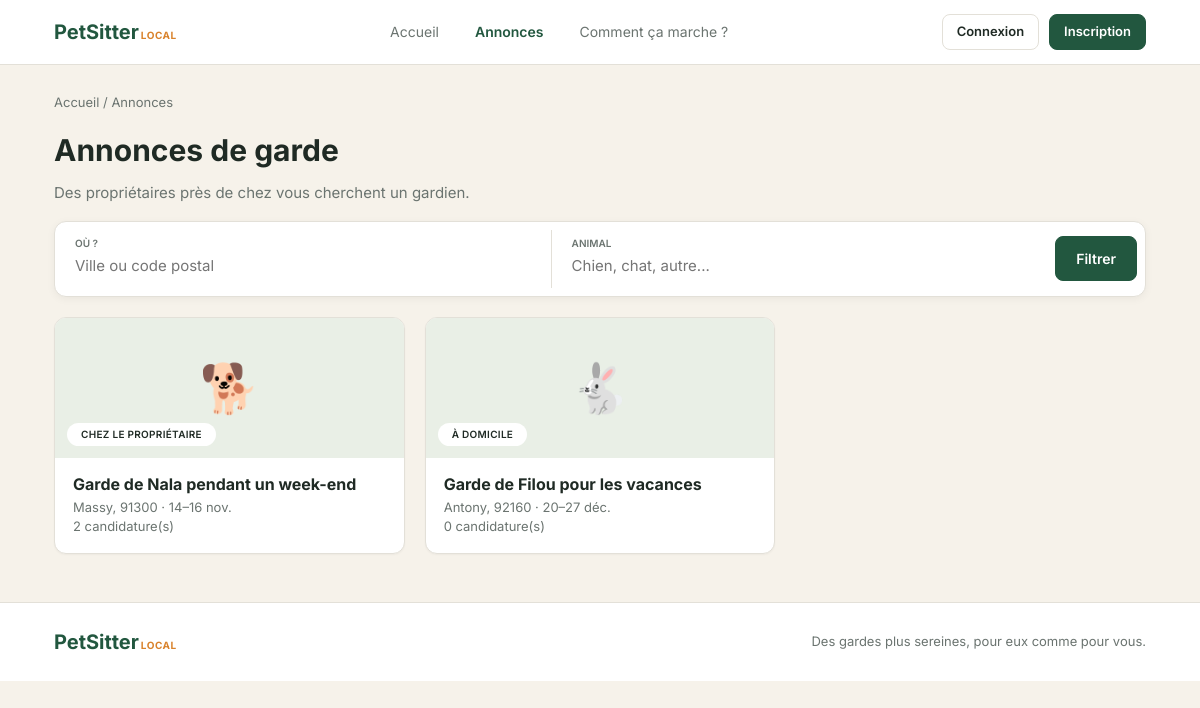
Page /index.php?action=annonces on the committed database.
### tables this page shows
CREATE TABLE Annonce (
    id_annonce INT AUTO_INCREMENT,
    id_gardien_annonce INT NULL,
    id_proprietaire_annonce INT,
    nom_annonce VARCHAR(100),
    ville VARCHAR(60),
    type_garde VARCHAR(30),
    description TEXT,
    a_prevoir TEXT,
    date_debut DATETIME,
    date_fin DATETIME,
    nombre_animaux INT,
    date_publication DATETIME DEFAULT CURRENT_TIMESTAMP,
    statut VARCHAR(30) DEFAULT 'ouverte',
    CONSTRAINT pk_annonce PRIMARY KEY (id_annonce),
    CONSTRAINT fk_id_gardien_annonce
        FOREIGN KEY (id_gardien_annonce)
        REFERENCES Gardien(id_gardien),
    CONSTRAINT fk_id_proprietaire_annonce
        FOREIGN KEY (id_proprietaire_annonce)
        REFERENCES Proprietaire(id_proprietaire)
);

### app/helpers.php (called while the page is built, shortened)
<?php
function e(mixed $valeur): string {
  return htmlspecialchars((string) ($valeur ?? ''), ENT_QUOTES, 'UTF-8');
}
function url(string $action, array $params = []): string {
  return 'index.php?' . http_build_query(['action' => $action] + $params);
}
function vue(string $nom, array $donnees = [], string $gabarit = 'main'): void {
  extract($donnees);
  require __DIR__ . "/views/$nom.php";
}
function periode_courte(string $debut, string $fin): string {
  $d = strtotime($debut); $f = strtotime($fin);
  if (date('n Y', $d) === date('n Y', $f)) {
    return date('d', $d) . '–' . date('d', $f) . ' ' . MOIS_COURT[date('n', $f) - 1];
  }
  return date('d', $d) . ' ' . MOIS_COURT[date('n', $d) - 1] . ' – ' . date('d', $f) . ' ' . MOIS_COURT[date('n', $f) - 1];
}
function emoji_espece(?string $espece): string {
  return match (mb_strtolower($espece ?? '')) {
    'chien' => '🐕', 'chat' => '🐈', 'lapin' => '🐇', 'oiseau' => '🐦',
    'poisson' => '🐟', 'rongeur', 'hamster' => '🐹', default => '🐾',
  };
}

### app/controllers/AnnonceController.php (called while the page is built, shortened)
<?php
class AnnonceController {
  public function liste(): void {
    $ville  = trim($_GET['ville'] ?? '');
    $espece = trim($_GET['espece'] ?? '');
    vue('annonces/liste', [
      'annonces' => Annonce::toutesOuvertes($ville, $espece),
      'ville'    => $ville,
      'espece'   => $espece,
      'page'     => 'annonces',
    ]);
  }
}

### public/index.php (called while the page is built, shortened)
<?php
$racine = dirname(__DIR__);
require $racine . '/config/database.php';
require $racine . '/app/helpers.php';
$action = $_GET['action'] ?? 'accueil';
match ($action) {
  'accueil'          => (new AnnonceController())->accueil(),
  'annonces', 'liste'=> (new AnnonceController())->liste(),
  'annonce'          => (new AnnonceController())->detail(),
  'gardien'          => (new AnnonceController())->profilGardien(),
  'comment'          => (new AnnonceController())->comment(),
  'connexion'        => (new AuthController())->connexion(),
  'inscription'      => (new AuthController())->inscription(),
  'deconnexion'      => (new AuthController())->deconnexion(),
  'creer'            => (new AnnonceController())->creer(),
  'terminer'         => (new AnnonceController())->terminer(),
  'decider'          => (new CandidatureController())->decider(),
  'postuler'         => (new CandidatureController())->postuler(),
  'profil'           => (new EspaceController())->majProfil(),
  'noter'            => (new AvisController())->noter(),
  'moderer'          => (new AvisController())->moderer(),
  'espace'           => (new EspaceController())->espace(),
  'espace_proprietaire' => (new EspaceController())->proprietaire(),
  'espace_gardien'   => (new EspaceController())->gardien(),
  'admin'            => (new EspaceController())->admin(),
  default            => (new AnnonceController())->accueil(),
};

### config/database.php (called while the page is built)
<?php
class Database {
  private static ?PDO $instance = null;
  public static function get(): PDO {
    if (self::$instance === null) {
      self::$instance = new PDO(
        "mysql:host=localhost;dbname=" . (getenv('DB_NAME') ?: 'petsitter') . ";charset=utf8mb4",
        "root", ""
      );
      self::$instance->setAttribute(PDO::ATTR_ERRMODE, PDO::ERRMODE_EXCEPTION);
      self::$instance->setAttribute(PDO::ATTR_DEFAULT_FETCH_MODE, PDO::FETCH_ASSOC);
    }
    return self::$instance;
  }
  public static function run(string $sql, array $params = []): PDOStatement {
    $stmt = self::get()->prepare($sql);
    $stmt->execute($params);
    return $stmt;
  }
}

### app/models/Annonce.php (called while the page is built, shortened)
<?php
class Annonce {
  public static function toutesOuvertes(string $ville = '', string $espece = ''): array {
    $sql = self::SELECT . " WHERE a.statut = 'ouverte'";
    $params = [];
    $sql .= " ORDER BY a.date_debut";
    return Database::run($sql, $params)->fetchAll();
  }
}

### app/views/annonces/_carte.php (the view, shortened to what this page needs)
<a class="carte carte-annonce" href="<?= url('annonce', ['id' => $a['id_annonce']]) ?>">
  <div class="carte-annonce-image">
    <span><?= emoji_espece($a['espece']) ?></span>
    <span class="etiquette"><?= e($a['type_garde']) ?></span>
  </div>
  <div class="carte-annonce-corps">
    <h3><?= e($a['nom_annonce']) ?></h3>
    <p class="petit muted"><?= e($a['ville']) ?> · <?= e(periode_courte($a['date_debut'], $a['date_fin'])) ?></p>
    <p class="petit muted"><?= (int) $a['nb_candidatures'] ?> candidature(s)</p>
  </div>
</a>

### app/views/annonces/liste.php (shortened to what this page needs)
<div class="conteneur section">
  <p class="fil">Accueil / Annonces</p>
  <div class="titre-ligne">
    <div>
      <h1>Annonces de garde</h1>
      <p class="muted">Des propriétaires près de chez vous cherchent un gardien.</p>
    </div>
  </div>
  <form class="recherche recherche-compacte" method="get" action="index.php">
    <label><span>Où ?</span><input type="text" name="ville" value="<?= e($ville) ?>" placeholder="Ville ou code postal"></label>
    <label><span>Animal</span><input type="text" name="espece" value="<?= e($espece) ?>" placeholder="Chien, chat, autre..."></label>
    <button class="btn" type="submit">Filtrer</button>
  </form>
  <div class="grille-3">
    <?php foreach ($annonces as $a): ?>
      <?php require __DIR__ . '/_carte.php'; ?>
    <?php endforeach; ?>
  </div>
</div>

### public/css/style.css (style rules this page uses)
:root { --vert: #22573f; --vert-fonce: #1a4531; --vert-clair: #dfe8dc; --vert-pale: #e9efe6; --creme: #f6f2ea; --blanc: #ffffff; --texte: #1f2a24; --muted: #6b7470; --bordure: #e3e0d8; --orange: #d9822b; --orange-pale: #f8e6d2; --rouge: #c0463a; --rouge-pale: #f9e1de; --rayon: 12px; --ombre: 0 1px 2px rgba(0, 0, 0, .04); }
* { box-sizing: border-box; }
body { margin: 0; font-family: 'Inter', system-ui, sans-serif; font-size: 15px; color: var(--texte); background: var(--creme); line-height: 1.5; }
a { color: inherit; text-decoration: none; }
h1, h2, h3 { margin: 0 0 .4em; line-height: 1.25; }
h1 { font-size: 30px; }
h3 { font-size: 16px; margin-top: 1.4em; }
p { margin: 0 0 .6em; }
input, textarea, select, button { font: inherit; }
.conteneur { max-width: 1140px; margin: 0 auto; padding: 0 24px; }
.section { padding-top: 28px; padding-bottom: 48px; }
.muted { color: var(--muted); }
.petit { font-size: 13px; }
.fil { font-size: 13px; color: var(--muted); margin-bottom: 20px; }
.titre-ligne { display: flex; justify-content: space-between; align-items: center; gap: 16px; flex-wrap: wrap; }
.btn { display: inline-block; border: 1px solid var(--vert); background: var(--vert); color: #fff; padding: 11px 20px; border-radius: 8px; font-weight: 600; font-size: 14px; cursor: pointer; text-align: center; transition: background .15s; }
.etiquette { display: inline-block; background: var(--blanc); border-radius: 20px; padding: 4px 14px; font-size: 11px; font-weight: 600; text-transform: uppercase; letter-spacing: .03em; }
.carte { background: var(--blanc); border: 1px solid var(--bordure); border-radius: var(--rayon); padding: 20px; box-shadow: var(--ombre); }
.grille-3 { display: grid; grid-template-columns: repeat(3, 1fr); gap: 20px; margin-top: 20px; }
.recherche { display: flex; align-items: stretch; background: var(--blanc); border-radius: var(--rayon); padding: 8px; margin-top: 24px; box-shadow: 0 2px 8px rgba(0, 0, 0, .05); gap: 8px; }
.recherche label { flex: 1; padding: 6px 12px; border-right: 1px solid var(--bordure); }
.recherche label:nth-last-of-type(1) { border-right: none; }
.recherche label span { display: block; font-size: 10px; font-weight: 600; text-transform: uppercase; color: var(--muted); }
.recherche input { border: none; outline: none; width: 100%; padding: 4px 0; background: transparent; }
.recherche .btn { align-self: center; }
.recherche-compacte { margin: 8px 0 8px; border: 1px solid var(--bordure); }
.carte-annonce { padding: 0; overflow: hidden; transition: transform .15s; }
.carte-annonce-image { background: var(--vert-pale); height: 140px; position: relative; display: flex; align-items: center; justify-content: center; font-size: 48px; }
.carte-annonce-image .etiquette { position: absolute; left: 12px; bottom: 12px; font-size: 10px; }
.carte-annonce-corps { padding: 16px 18px; }
.carte-annonce-corps h3 { margin: 0 0 4px; }
.carte-annonce-corps p { margin: 0; }

### rows in the picture
annonce: espece "🐕", type_garde "CHEZ LE PROPRIÉTAIRE", nom_annonce "Garde de Nala pendant un week-end", ville "Massy, 91300", periode_courte($a['date_debut'], $a['date_fin']) "14–16 nov.", nb_candidatures "2"
annonce: espece "🐇", type_garde "À DOMICILE", nom_annonce "Garde de Filou pour les vacances", ville "Antony, 92160", periode_courte($a['date_debut'], $a['date_fin']) "20–27 déc.", nb_candidatures "0"
